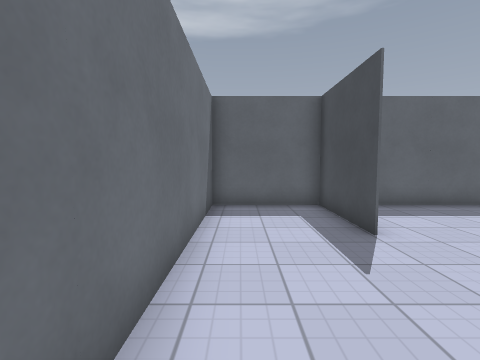
View 1 (above)

24 first-person views from a walk through a 3-D level made in the Godot game engine. The camera is 1.4 m above the floor, tilts 4° down and sees 85° across. The floor is counted in squares, 1 m on a side. Each view is taken from the middle of a square. On the plan, view 1 faces up. The plan holds only what a view shows up to about 13 squares ahead; the rest is blank. The place goes on beyond the plan. Characters and animated objects are not drawn. Surface patterns are stand-ins for the level's own textures.

View 2
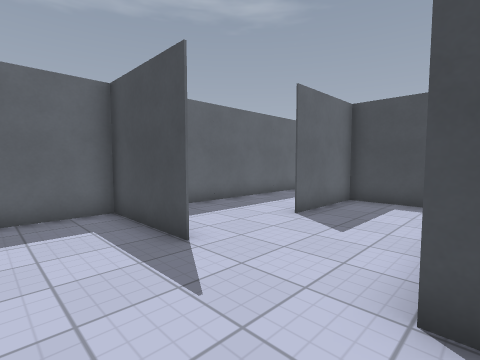

View 3
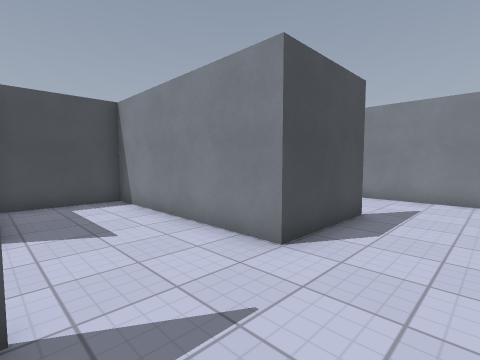

View 4
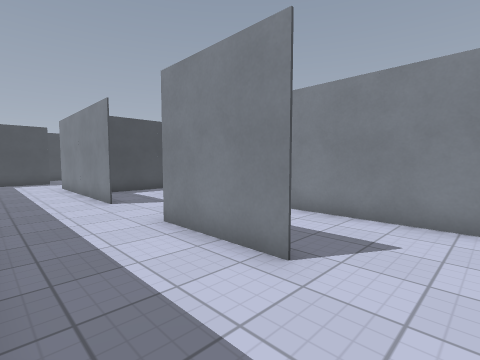

View 5
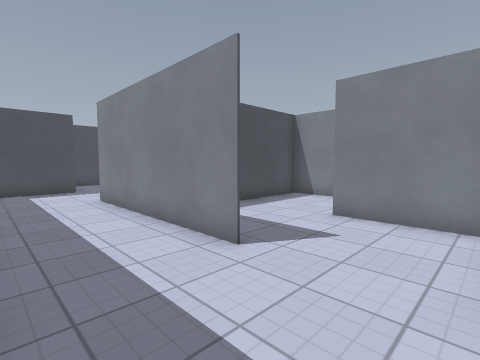

View 6
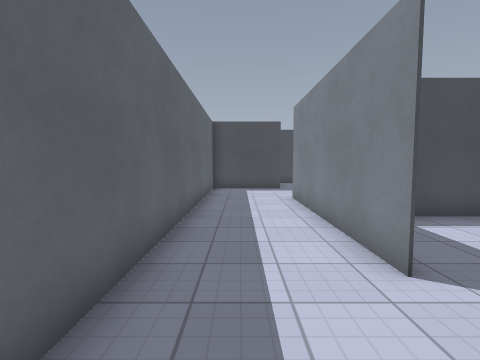

View 7
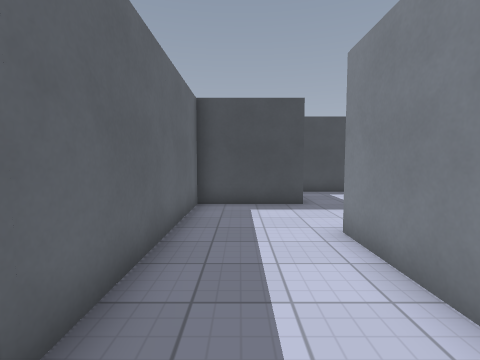

View 8
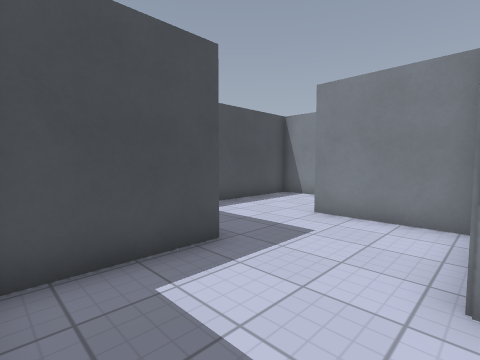

View 9
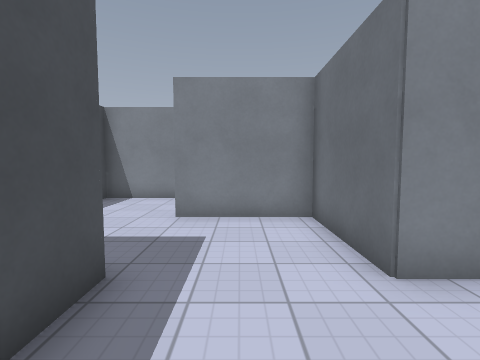

View 10
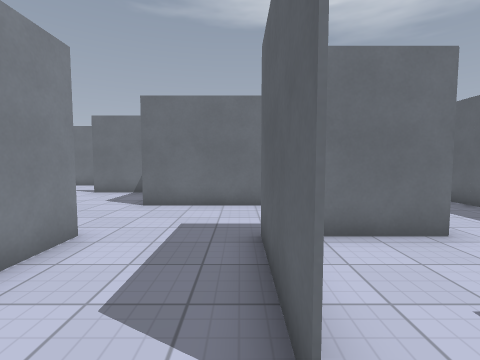

View 11
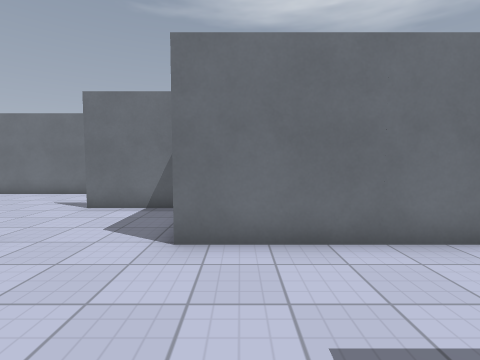

View 12
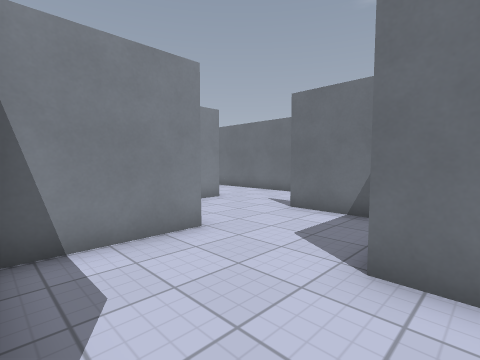

View 13
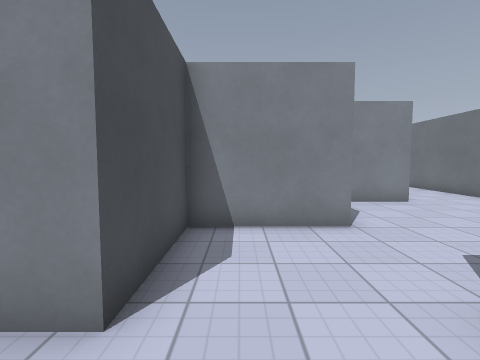

View 14
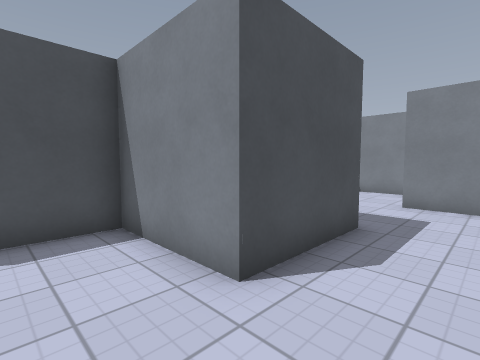

View 15
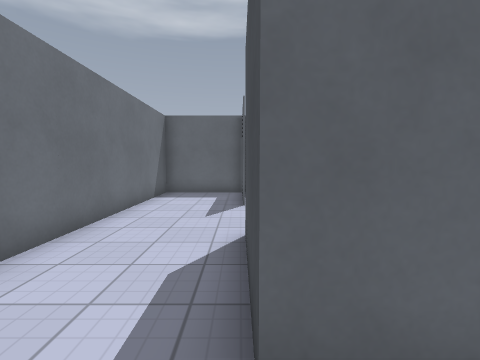

View 16
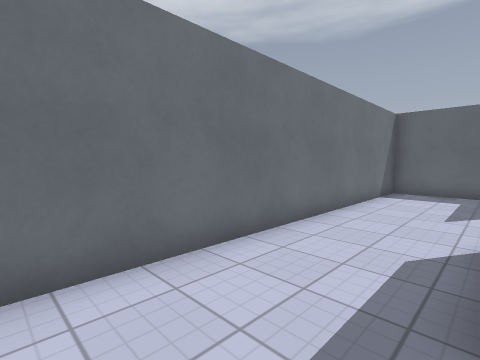

View 17
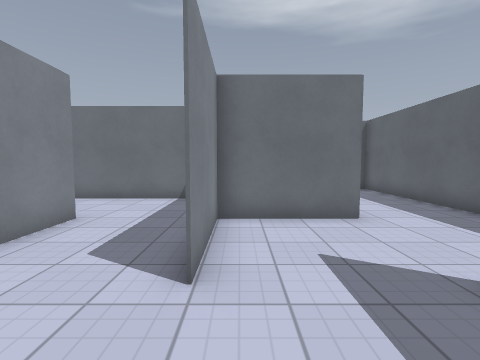

View 18
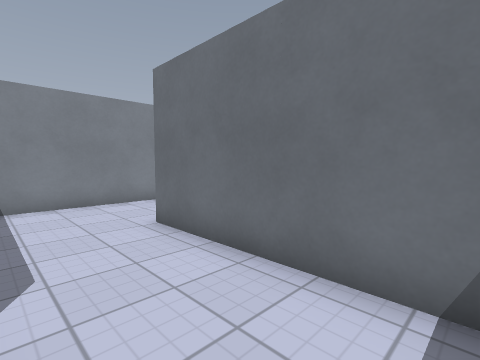

View 19
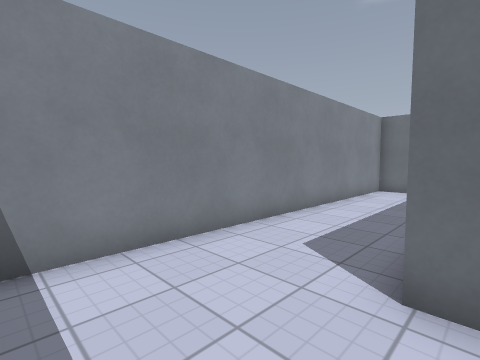

View 20
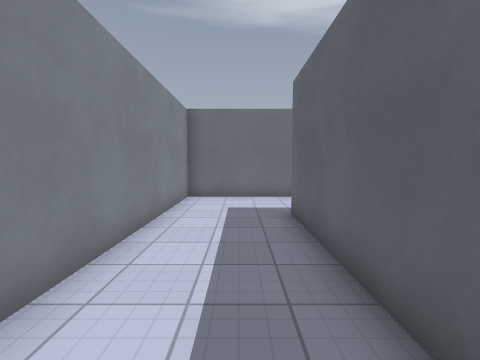

View 21
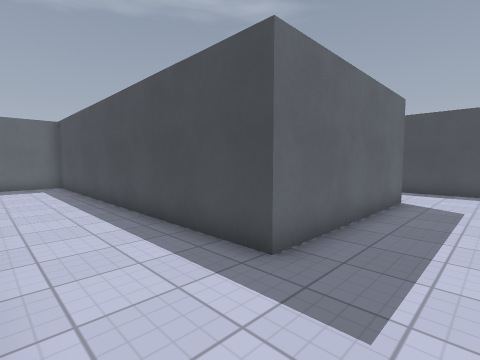

View 22
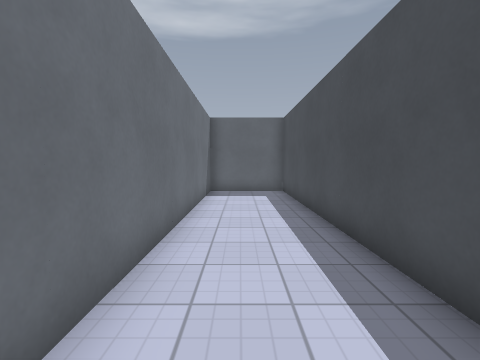

View 23
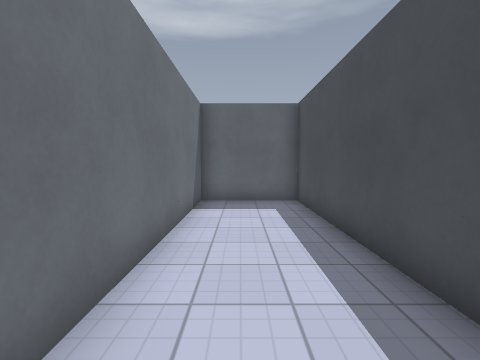

View 24
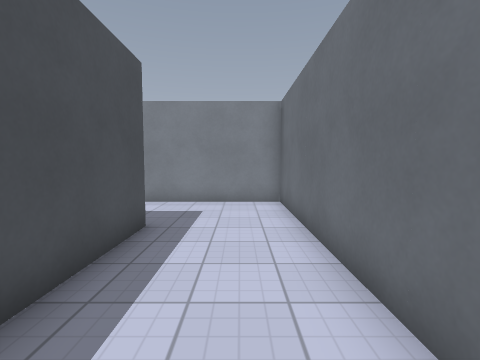

### Floor plan
Ten units are one square. View 1 is at (0, 0); x grows to the right and y downward. Boxes are objects, and circles mark ways between rooms. Rooms are numbered by the first view taken in them; rooms with no view inside come last. Other rooms are left out.
<svg viewBox="-49 -90 325 256">
<path fill="none" stroke="#000" d="M61 0 61 56 -9 56 -9 -85 -9 -9M95 21 118 21M60 -50 96 -50 96 -14 96 -49 60 -49M130 -50 202 -50 202 -14 238 -14 201 -14M26 -49 26 -85M148 21 166 21 166 -38M26 21 26 -14 131 -14M167 -31 167 21M96 75 96 48M4 56 39 56M201 21 218 21M236 -49 236 -84 -44 -84 -44 91 89 91M245 21 271 21 271 -41M165 56 201 56 201 21M131 30 131 56M134 21 96 21 96 150M131 127 131 91 166 91 166 71M112 161 131 161"/>
<circle cx="185" cy="20" r="3" fill="#2a7"/>
<text x="90" y="-20">1</text>
<text x="140" y="70">2</text>
</svg>
Room 1 opens to room 2.

Where each view was taken, in squares from view 1:
view 1: 0 up, 0 right, facing up
view 2: 1 up, 0 right, facing up-right
view 3: 5 up, 0 right, facing down-right
view 4: 8 up, 4 right, facing down-right
view 5: 8 up, 10 right, facing down-right
view 6: 7 up, 10 right, facing right
view 7: 7 up, 15 right, facing right
view 8: 8 up, 20 right, facing down-right
view 9: 8 up, 22 right, facing down
view 10: 1 up, 25 right, facing left
view 11: 1 down, 21 right, facing left
view 12: 1 down, 20 right, facing down-left
view 13: 0 up, 19 right, facing down
view 14: 7 down, 11 right, facing down-right
view 15: 14 down, 13 right, facing up
view 16: 15 down, 13 right, facing up-left
view 17: 2 up, 16 right, facing left
view 18: 0 up, 9 right, facing down-left
view 19: 5 down, 9 right, facing down-left
view 20: 7 down, 6 right, facing left
view 21: 8 down, 4 left, facing up-right
view 22: 4 down, 3 left, facing up
view 23: 1 down, 3 left, facing up
view 24: 0 up, 3 left, facing down
